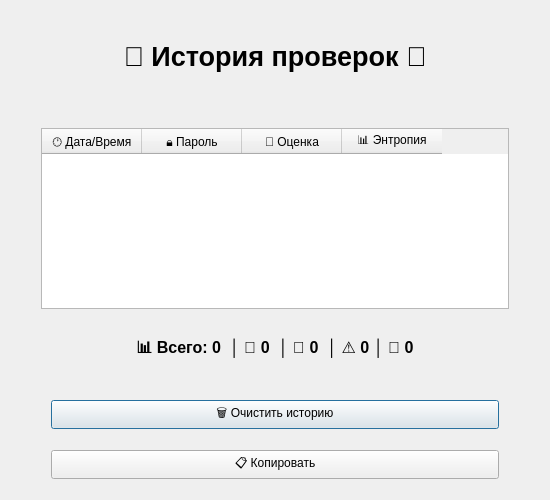
<?xml version="1.0" encoding="UTF-8"?>
<ui version="4.0">
 <class>Dialog</class>
 <widget class="QDialog" name="Dialog">
  <property name="geometry">
   <rect>
    <x>0</x>
    <y>0</y>
    <width>550</width>
    <height>500</height>
   </rect>
  </property>
  <property name="minimumSize">
   <size>
    <width>0</width>
    <height>0</height>
   </size>
  </property>
  <property name="windowTitle">
   <string>PasswordAnalyzer - history</string>
  </property>
  <property name="windowIcon">
   <iconset>
    <normaloff>../../../resources/icons/icon-white.png</normaloff>../../../resources/icons/icon-white.png</iconset>
  </property>
  <property name="styleSheet">
   <string notr="true"/>
  </property>
  <layout class="QVBoxLayout" name="verticalLayout">
   <item>
    <spacer name="verticalSpacer">
     <property name="orientation">
      <enum>Qt::Orientation::Vertical</enum>
     </property>
     <property name="sizeType">
      <enum>QSizePolicy::Policy::Fixed</enum>
     </property>
     <property name="sizeHint" stdset="0">
      <size>
       <width>20</width>
       <height>30</height>
      </size>
     </property>
    </spacer>
   </item>
   <item>
    <widget class="QLabel" name="lbl_name">
     <property name="font">
      <font>
       <pointsize>20</pointsize>
       <bold>true</bold>
      </font>
     </property>
     <property name="styleSheet">
      <string notr="true">font-size: 20pt; </string>
     </property>
     <property name="text">
      <string>📜 История проверок 📜</string>
     </property>
     <property name="alignment">
      <set>Qt::AlignmentFlag::AlignCenter</set>
     </property>
    </widget>
   </item>
   <item>
    <spacer name="verticalSpacer_2">
     <property name="orientation">
      <enum>Qt::Orientation::Vertical</enum>
     </property>
     <property name="sizeType">
      <enum>QSizePolicy::Policy::Fixed</enum>
     </property>
     <property name="sizeHint" stdset="0">
      <size>
       <width>20</width>
       <height>50</height>
      </size>
     </property>
    </spacer>
   </item>
   <item>
    <layout class="QGridLayout" name="gridLayout">
     <item row="0" column="0">
      <spacer name="horizontalSpacer_3">
       <property name="orientation">
        <enum>Qt::Orientation::Horizontal</enum>
       </property>
       <property name="sizeType">
        <enum>QSizePolicy::Policy::Fixed</enum>
       </property>
       <property name="sizeHint" stdset="0">
        <size>
         <width>30</width>
         <height>20</height>
        </size>
       </property>
      </spacer>
     </item>
     <item row="0" column="2">
      <spacer name="horizontalSpacer_4">
       <property name="orientation">
        <enum>Qt::Orientation::Horizontal</enum>
       </property>
       <property name="sizeType">
        <enum>QSizePolicy::Policy::Fixed</enum>
       </property>
       <property name="sizeHint" stdset="0">
        <size>
         <width>30</width>
         <height>20</height>
        </size>
       </property>
      </spacer>
     </item>
     <item row="0" column="1">
      <widget class="QTableWidget" name="table">
       <property name="editTriggers">
        <set>QAbstractItemView::EditTrigger::NoEditTriggers</set>
       </property>
       <property name="tabKeyNavigation">
        <bool>false</bool>
       </property>
       <property name="showDropIndicator" stdset="0">
        <bool>false</bool>
       </property>
       <property name="dragDropOverwriteMode">
        <bool>false</bool>
       </property>
       <property name="alternatingRowColors">
        <bool>true</bool>
       </property>
       <property name="sortingEnabled">
        <bool>true</bool>
       </property>
       <property name="rowCount">
        <number>0</number>
       </property>
       <property name="columnCount">
        <number>4</number>
       </property>
       <property name="supportedDragActions">
        <set>Qt::DropAction::IgnoreAction</set>
       </property>
       <column>
        <property name="text">
         <string>🕐 Дата/Время</string>
        </property>
       </column>
       <column>
        <property name="text">
         <string>🔒 Пароль</string>
        </property>
       </column>
       <column>
        <property name="text">
         <string>💪 Оценка</string>
        </property>
       </column>
       <column>
        <property name="text">
         <string>📊 Энтропия</string>
        </property>
       </column>
      </widget>
     </item>
    </layout>
   </item>
   <item>
    <spacer name="verticalSpacer_5">
     <property name="orientation">
      <enum>Qt::Orientation::Vertical</enum>
     </property>
     <property name="sizeType">
      <enum>QSizePolicy::Policy::Fixed</enum>
     </property>
     <property name="sizeHint" stdset="0">
      <size>
       <width>20</width>
       <height>20</height>
      </size>
     </property>
    </spacer>
   </item>
   <item>
    <layout class="QGridLayout" name="gridLayout_4">
     <item row="0" column="0">
      <spacer name="horizontalSpacer_16">
       <property name="orientation">
        <enum>Qt::Orientation::Horizontal</enum>
       </property>
       <property name="sizeType">
        <enum>QSizePolicy::Policy::Fixed</enum>
       </property>
       <property name="sizeHint" stdset="0">
        <size>
         <width>40</width>
         <height>20</height>
        </size>
       </property>
      </spacer>
     </item>
     <item row="0" column="2">
      <spacer name="horizontalSpacer_15">
       <property name="orientation">
        <enum>Qt::Orientation::Horizontal</enum>
       </property>
       <property name="sizeType">
        <enum>QSizePolicy::Policy::Fixed</enum>
       </property>
       <property name="sizeHint" stdset="0">
        <size>
         <width>40</width>
         <height>20</height>
        </size>
       </property>
      </spacer>
     </item>
     <item row="0" column="1">
      <widget class="QLabel" name="lbl_result">
       <property name="font">
        <font>
         <pointsize>12</pointsize>
         <bold>true</bold>
        </font>
       </property>
       <property name="cursor">
        <cursorShape>UpArrowCursor</cursorShape>
       </property>
       <property name="styleSheet">
        <string notr="true">font-size: 12pt;</string>
       </property>
       <property name="text">
        <string>📊 Всего: 0  │ 💪 0  │ 🔸 0  │ ⚠️ 0 │ 💩 0</string>
       </property>
       <property name="alignment">
        <set>Qt::AlignmentFlag::AlignCenter</set>
       </property>
      </widget>
     </item>
    </layout>
   </item>
   <item>
    <spacer name="verticalSpacer_4">
     <property name="orientation">
      <enum>Qt::Orientation::Vertical</enum>
     </property>
     <property name="sizeType">
      <enum>QSizePolicy::Policy::Fixed</enum>
     </property>
     <property name="sizeHint" stdset="0">
      <size>
       <width>20</width>
       <height>30</height>
      </size>
     </property>
    </spacer>
   </item>
   <item>
    <layout class="QGridLayout" name="gridLayout_3">
     <item row="0" column="2">
      <spacer name="horizontalSpacer_13">
       <property name="orientation">
        <enum>Qt::Orientation::Horizontal</enum>
       </property>
       <property name="sizeType">
        <enum>QSizePolicy::Policy::Fixed</enum>
       </property>
       <property name="sizeHint" stdset="0">
        <size>
         <width>40</width>
         <height>20</height>
        </size>
       </property>
      </spacer>
     </item>
     <item row="0" column="0">
      <spacer name="horizontalSpacer_14">
       <property name="orientation">
        <enum>Qt::Orientation::Horizontal</enum>
       </property>
       <property name="sizeType">
        <enum>QSizePolicy::Policy::Fixed</enum>
       </property>
       <property name="sizeHint" stdset="0">
        <size>
         <width>40</width>
         <height>20</height>
        </size>
       </property>
      </spacer>
     </item>
     <item row="0" column="1">
      <widget class="QPushButton" name="btn_clear">
       <property name="cursor">
        <cursorShape>PointingHandCursor</cursorShape>
       </property>
       <property name="text">
        <string>🗑️ Очистить историю</string>
       </property>
      </widget>
     </item>
    </layout>
   </item>
   <item>
    <layout class="QGridLayout" name="gridLayout_2">
     <item row="1" column="2">
      <spacer name="horizontalSpacer_12">
       <property name="orientation">
        <enum>Qt::Orientation::Horizontal</enum>
       </property>
       <property name="sizeType">
        <enum>QSizePolicy::Policy::Fixed</enum>
       </property>
       <property name="sizeHint" stdset="0">
        <size>
         <width>40</width>
         <height>20</height>
        </size>
       </property>
      </spacer>
     </item>
     <item row="1" column="0">
      <spacer name="horizontalSpacer_11">
       <property name="orientation">
        <enum>Qt::Orientation::Horizontal</enum>
       </property>
       <property name="sizeType">
        <enum>QSizePolicy::Policy::Fixed</enum>
       </property>
       <property name="sizeHint" stdset="0">
        <size>
         <width>40</width>
         <height>20</height>
        </size>
       </property>
      </spacer>
     </item>
     <item row="1" column="1">
      <widget class="QPushButton" name="btn_copy">
       <property name="cursor">
        <cursorShape>PointingHandCursor</cursorShape>
       </property>
       <property name="text">
        <string>📋 Копировать</string>
       </property>
      </widget>
     </item>
     <item row="0" column="1">
      <spacer name="verticalSpacer_12">
       <property name="orientation">
        <enum>Qt::Orientation::Vertical</enum>
       </property>
       <property name="sizeType">
        <enum>QSizePolicy::Policy::Fixed</enum>
       </property>
       <property name="sizeHint" stdset="0">
        <size>
         <width>20</width>
         <height>15</height>
        </size>
       </property>
      </spacer>
     </item>
    </layout>
   </item>
   <item>
    <spacer name="verticalSpacer_11">
     <property name="orientation">
      <enum>Qt::Orientation::Vertical</enum>
     </property>
     <property name="sizeType">
      <enum>QSizePolicy::Policy::Fixed</enum>
     </property>
     <property name="sizeHint" stdset="0">
      <size>
       <width>20</width>
       <height>10</height>
      </size>
     </property>
    </spacer>
   </item>
  </layout>
 </widget>
 <resources/>
 <connections/>
</ui>
